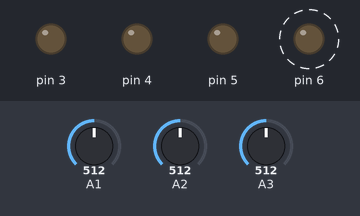
Simulated run of this sketch. Board: Arduino Uno, built with avr-gcc and run on an emulated ATmega328P. On the bench: output pins drawn as LEDs (lit = HIGH). Dashed ring = blinking. The inputs (shaded band) are chosen by the test bench; at power-on: A3 = 512, A2 = 512, A1 = 512.

Above: at 1.27 s.
1.3 s: A3 set to 686
4.3 s: A3 set to 711
At 4.8 s:
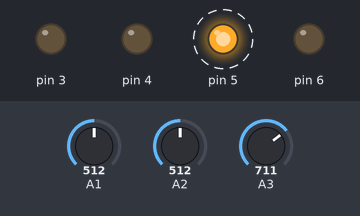
7.3 s: A3 set to 690
At 8.1 s:
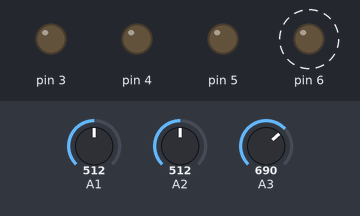
10.3 s: A3 set to 710
At 10.8 s:
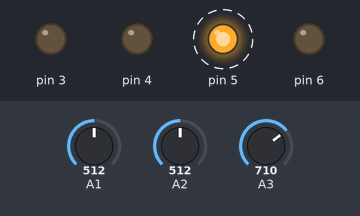
13.3 s: A2 set to 689
16.3 s: A2 set to 713
At 20.24 s:
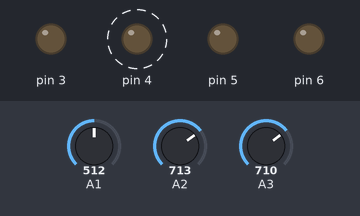
Timing chart, 0 to 20.3 s (numbered marks = the images above; inputs shaded):
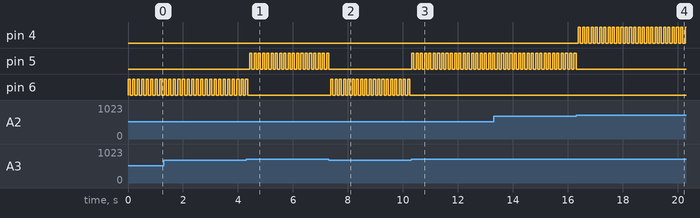

Measured:
- the behaviour switches between 699 and 700 on A3 (found by bisection; images 0 and 1)
- the behaviour switches between 699 and 700 on A2 (found by bisection; images 3 and 4)
- after the input at 4.3 s, pin 5: alternates HIGH for 0.08 s and LOW for 0.08 s, starting after 0.13 s; pin 6: goes on until 4.3 s, then stays LOW
- after the input at 7.3 s, pin 5: stops changing and stays LOW; pin 6: alternates HIGH for 0.08 s and LOW for 0.08 s, starting after 0.08 s
- after the input at 10.3 s, pin 5: alternates HIGH for 0.08 s and LOW for 0.08 s, starting at once; pin 6: stops changing and stays LOW
- after the input at 16.3 s, pin 4: alternates HIGH for 0.08 s and LOW for 0.08 s, starting after 0.08 s; pin 5: goes on until 16.3 s, then stays LOW
- by itself, pin 6: alternates HIGH for 0.08 s and LOW for 0.09 s

The sketch:

main.ino
```cpp
void setup()
{
  pinMode(3,OUTPUT);
  digitalWrite(3,LOW);
  pinMode(4,OUTPUT);
  digitalWrite(4,LOW);
  pinMode(5,OUTPUT);
  digitalWrite(5,LOW);
  pinMode(6,OUTPUT);
  digitalWrite(6,LOW);

}

int delay1 = 80;
int delay2 = 75;

int count =0;
void loop()
{
  count = count +1;
  if(count==25)//as the speed increases approx after 25,if that is noticed at different level change this value accordingly
  {
    delay1 = 70;
    delay2 = 75;
  }

  if(analogRead(A3)<700) // if black ,activating touch
  {
    digitalWrite(6, HIGH);
    delay(delay2);
    digitalWrite(6, LOW);
    delay(delay1);

  }
  else if(analogRead(A2)<700)
  {
    digitalWrite(5, HIGH);
    delay(delay2);
    digitalWrite(5, LOW);
    delay(delay1);
  }
  else if(analogRead(A1)<700)
  {
    digitalWrite(4, HIGH);
    delay(delay2);
    digitalWrite(4, LOW);
    delay(delay1);
  }
  else if(analogRead(A0)<700)
  {
    digitalWrite(3, HIGH);
    delay(delay2);
    digitalWrite(3, LOW);
    delay(delay1);
  }
  delay(10);
}
```
